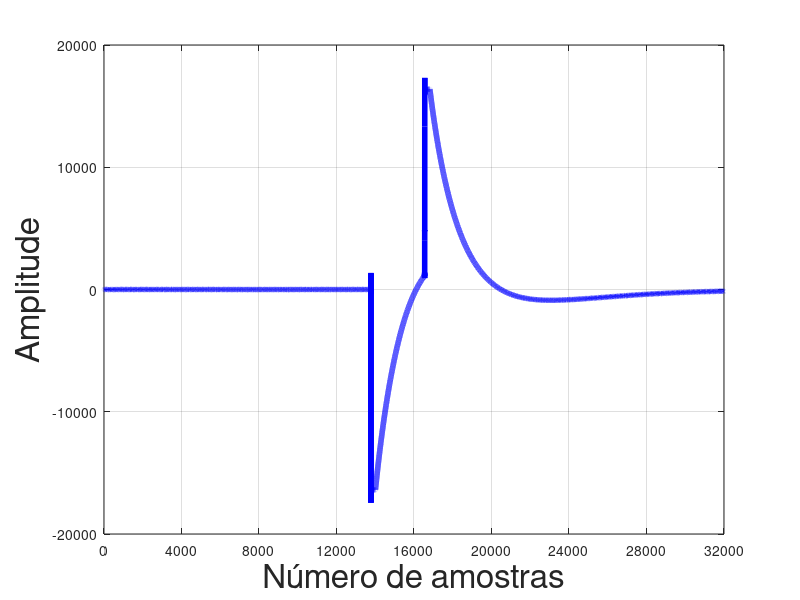

This chart was generated by the following MATLAB code: (Note: this script raises an error after producing the figure.)
hold off;
clear all;
close all;

load pasamps.txt;
pasamps = pasamps(29000:60999);

ax = gca;
plot(pasamps, 'b-', 'linewidth', 4);
set(gca, 'XTick', 0:4000:32000);
xl = xlabel('Número de amostras','fontsize', 24);
yl = ylabel('Amplitude','fontsize', 24);
grid;
xlim([0 32000]);

ax.XAxis.Exponent=0;
ax.YAxis.Exponent=3;

ax2 = axes('Position', get(gca,'Position'), 'Color','none', 'YColor','none');
set(ax2, 'XAxisLocation', 'top', 'YAxisLocation', 'right');
set(ax2, 'XLim', get(gca, 'XLim'), 'YLim', get(gca,'YLim'));
set(ax2, 'XTick', linspace(0,1,9));
set(ax2, 'XTickLabel', {'','','1s','','2s','','3s','','4s'});

ax.XAxis.FontSize  = 22;
ax2.XAxis.FontSize = 26;
ax.YAxis.FontSize  = 24;

xl.FontSize = 36;
yl.FontSize = 40;
set(gcf, 'Position', get(0,'Screensize')); % Maximize figure.
